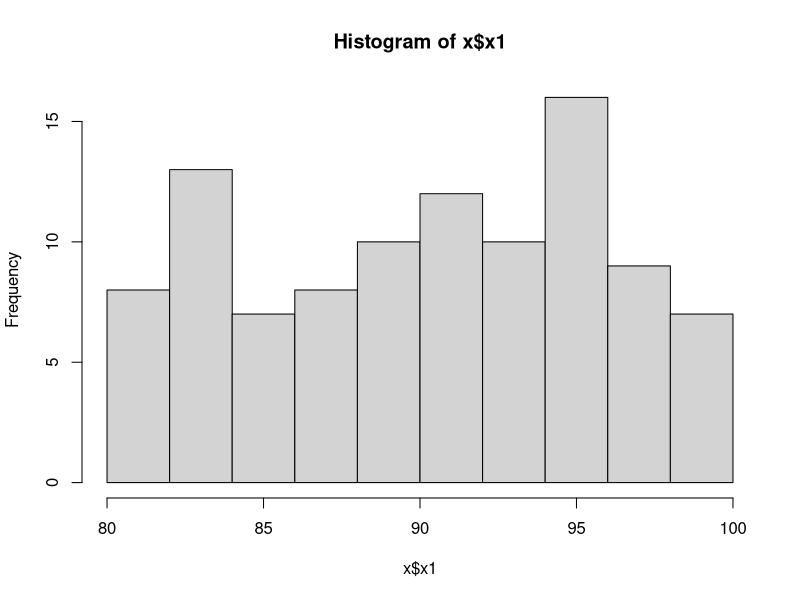
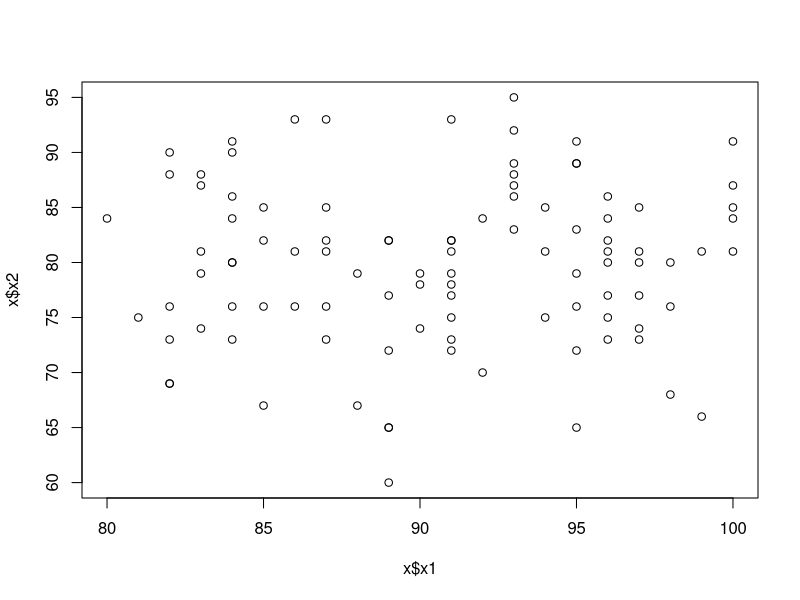
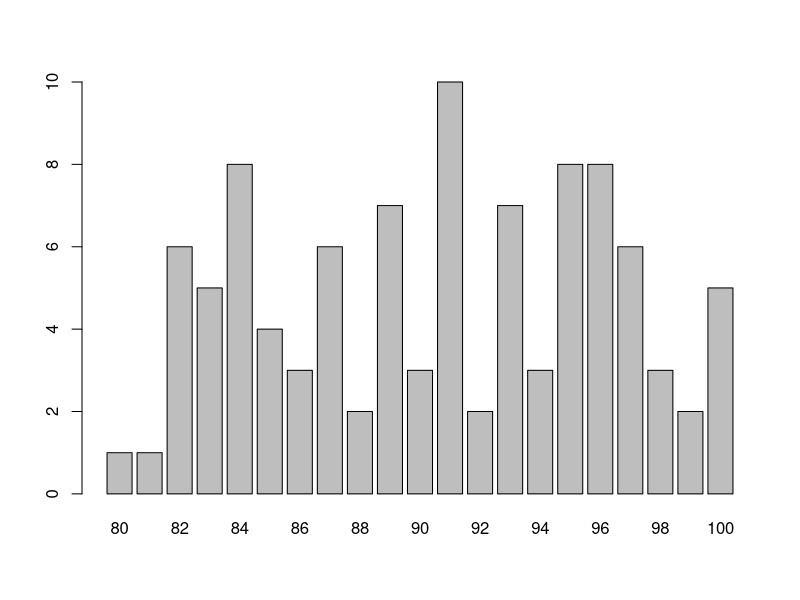
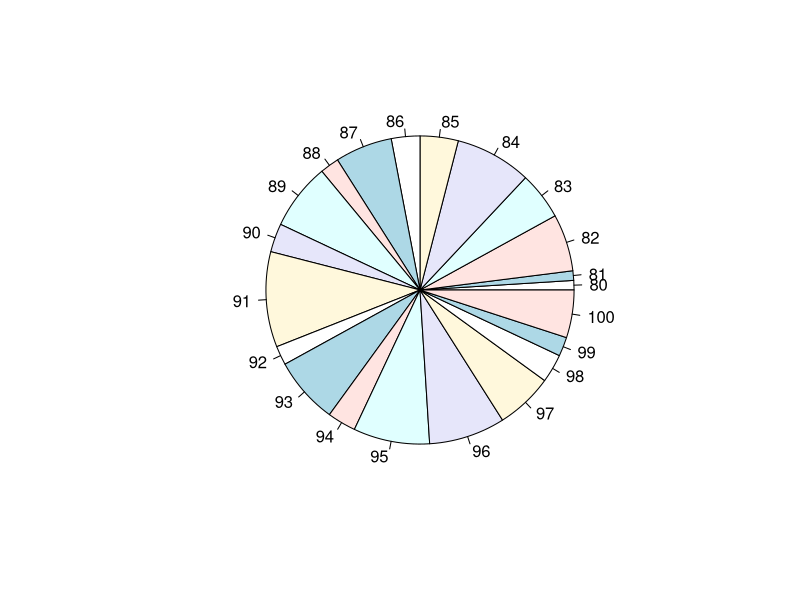

R code for these plots, in order:
num<-seq(10378001,10378100)
x1<-round(runif(100,min=80,max=100))#80到100分之间均匀分布，然后四舍五入
x2<-round(rnorm(100,mean=80,sd=7))#产生100个正态分布，平均值是80，标准差是7，然后四舍五入
x3<-round(rnorm(100,mean=83,sd=18))#产生100个正态分布，平均值是83，标准差是18，然后四舍五入
x3[which(x3>100)]=100#对产生的值中超过100的改写成100
x<-data.frame(num,x1,x2,x3)
write.table(x,file="mark.txt",col.names=F,row.names=F,sep=" ")#将数据保存到d:\mark.txt中，不保存行名和列名，数据以空格分割开来
colMeans(x)[c("x1","x2","x3")]#对列求平均值
apply(x,2,mean)
apply(x,2,max)
apply(x,2,min)
#去掉学号我们可以这样做：
apply(x[c("x1","x2","x3")],2,mean)
#求出总分最高的同学
apply(x[c("x1","x2","x3")],1,sum)
which.max(apply(x[c("x1","x2","x3")],1,sum))
x$num[which.max(apply(x[c("x1","x2","x3")],1,sum))]
#直方图
hist(x$x1)
#散点图
plot(x$x1,x$x2)
#柱状图
table(x$x1)
barplot(table(x$x1))
#饼图
pie(table(x$x1))
#来自http://blog.csdn.net/wwwlxz/article/details/44101477
#继续学习
